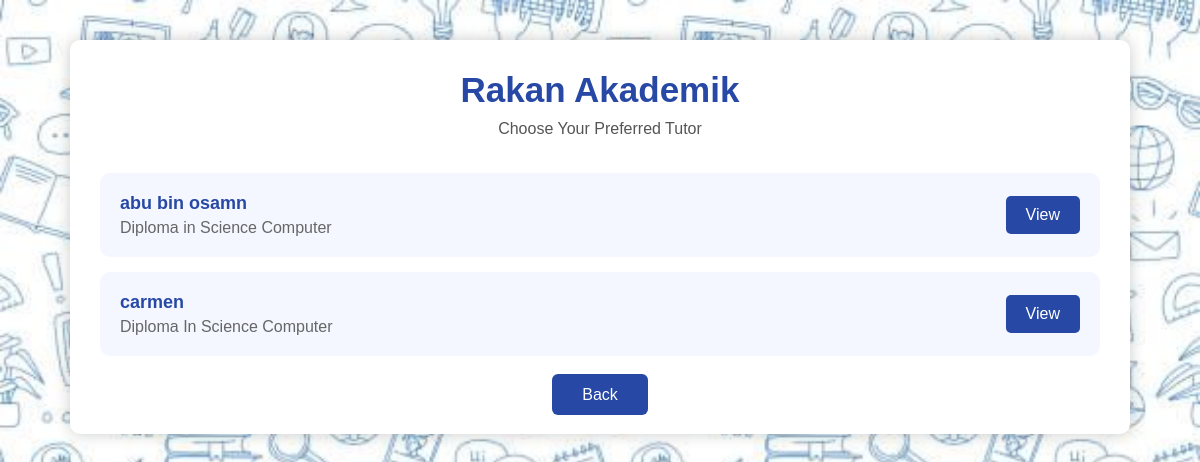
Screenshot of /rakan_page.php (signed in) with the database file from the repository.
### tables this page shows
CREATE TABLE `tutor` (
  `matricNoTutor` varchar(20) NOT NULL,
  `name` varchar(100) NOT NULL,
  `programme` varchar(100) NOT NULL,
  `institution` varchar(255) NOT NULL,
  `currentStatus` varchar(100) NOT NULL,
  `academicBackground` text NOT NULL,
  `academicStrengths` text NOT NULL,
  `cgpa` decimal(3,2) NOT NULL,
  `availability` varchar(100) NOT NULL,
  `contactNumber` varchar(20) NOT NULL,
  `email` varchar(100) NOT NULL,
  `matricNoStudent` varchar(20) NOT NULL,
  `expertise` varchar(100) NOT NULL
);

### rakan_page.php (the view, shortened to what this page needs)
<?php
include("db_connect.php");
$sql = mysqli_query($conn, "
SELECT *
FROM tutor
ORDER BY name ASC
");
?>
<!DOCTYPE html>
<html>
<head>
</head>
<body>
    <div class="container">
    </div>
    <div class="main-panel">
        <div class="title">
            Rakan Akademik
        </div>
        <div class="subtitle">
            Choose Your Preferred Tutor
        </div>
        <?php
        if (mysqli_num_rows($sql) > 0) {
            while ($row = mysqli_fetch_assoc($sql)) {
        ?>
                <div class="card">
                    <div>
                        <div class="name">
                            <?php echo $row['name']; ?>
                        </div>
                        <div class="programme">
                            <?php echo $row['programme']; ?>
                        </div>
                    </div>
                    <a
                        class="btn"
                        href="student_viewrakan.php?id=<?php echo $row['matricNoTutor']; ?>">
                        View
                    </a>
                </div>
        <?php
            }
        } else {
            echo "<h3 align='center'>No Tutor Available</h3>";
        }
        ?>
        <div class="back">
            <a href="student_dashboard.php">
                Back
            </a>
        </div>
    </div>
</body>
</html>

### rakan_page.php (style rules this page uses)
body { margin: 0; padding: 0; font-family: Arial; background: url('images/edubackground.jpg'); background-size: cover; }
.container { width: 1000px; margin: 40px auto; background: white; border-radius: 10px; padding: 30px; box-shadow: 0 0 15px rgba(0, 0, 0, .2); }
.title { text-align: center; font-size: 35px; color: #2748A5; font-weight: bold; }
.subtitle { text-align: center; color: #555; margin-top: 10px; margin-bottom: 35px; }
.card { display: flex; justify-content: space-between; align-items: center; background: #f4f7ff; padding: 20px; border-radius: 10px; margin-bottom: 15px; transition: .3s; }
.name { font-size: 18px; font-weight: bold; color: #2748A5; }
.programme { color: #666; margin-top: 5px; }
.btn { background: #2748A5; color: white; padding: 10px 20px; border-radius: 5px; text-decoration: none; }
.back { text-align: center; margin-top: 30px; }
.back a { text-decoration: none; color: white; background: #2748A5; padding: 12px 30px; border-radius: 6px; }

### rows the page displays
tutor: name "abu bin osamn", programme "Diploma in Science Computer"
tutor: name "carmen", programme "Diploma In Science Computer"
